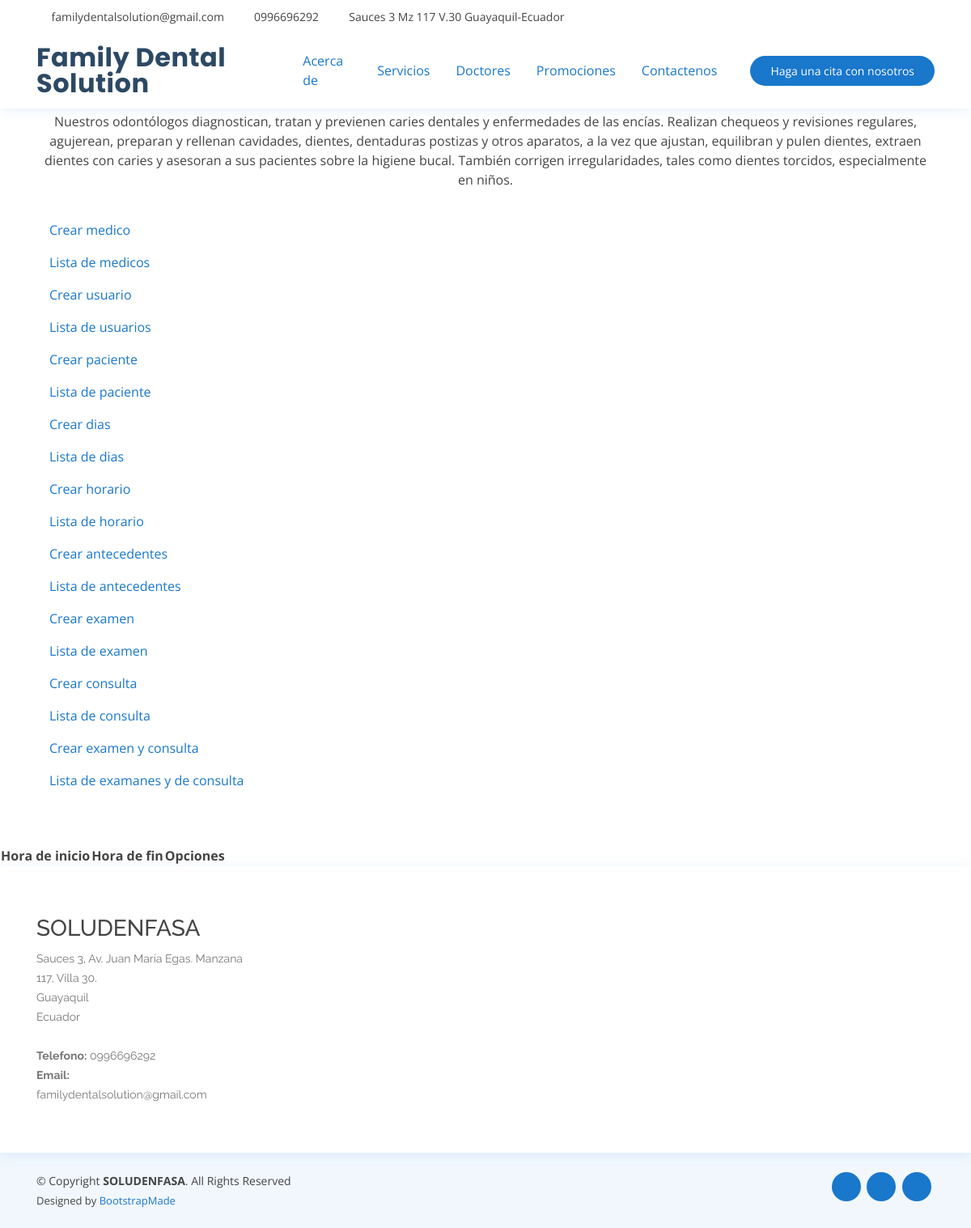
/medicos/horariodeatencion/, run on an earlier commit of the app's database.
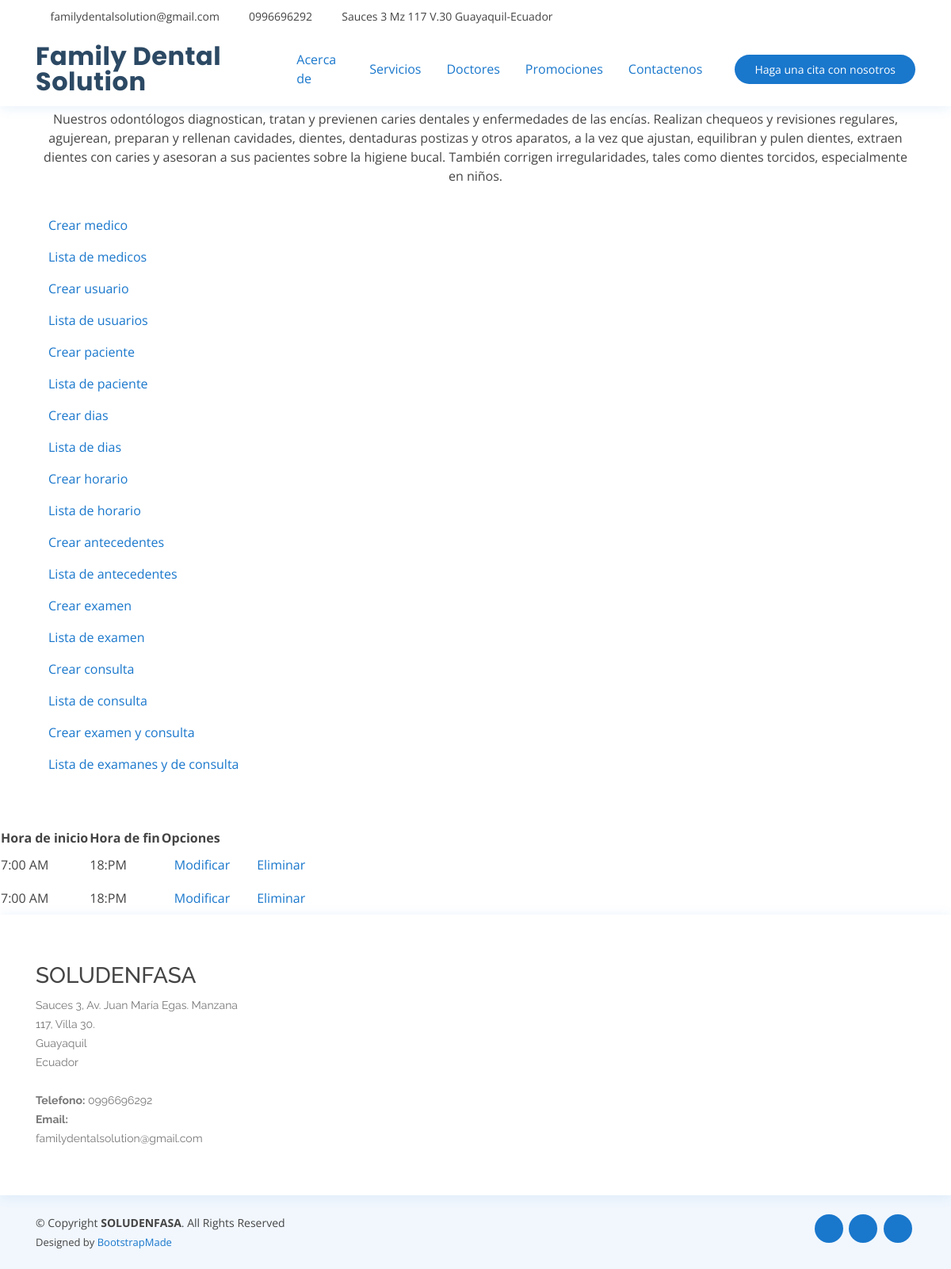
And on a later commit of the database.
### medicos/models.py (models this page shows, shortened)
class Horario_atencion(models.Model):
    hora_inicio = models.CharField(max_length=20)
    hora_fin = models.CharField(max_length=20)
    created = models.DateTimeField(auto_now_add=True)
    updated = models.DateTimeField(auto_now=True)
    class Meta:
        db_table = "tr_horario_atencion"
        verbose_name = "horario_atencion"
        verbose_name_plural = "horario_atenciones"

### medicos/views.py (the view)
# urls.py: path('horariodeatencion/', views.consultarhorariodeatencion, name="horariodeatencion"),
def consultarhorariodeatencion(request, plantilla="consultarhorariodeatencion.html"):
    horario_atencion = Horario_atencion.objects.all()
    data = {
        'horariodeatencion':horario_atencion
    }
    return render(request, plantilla, data)

### medicos/templates/consultarhorariodeatencion.html
{% extends "crearhorariodeatencion.html" %}
{% load static %}
{% block content %}
    <table>
        <tr>
            <th>Hora de inicio</th>
            <th>Hora de fin</th>
            <th>Opciones</th>
        </tr>
        {% for p in horariodeatencion %}
        <tr>
            <td>{{ p.hora_inicio }}</td>
            <td>{{ p.hora_fin }}</td>
            <td><a class="nav-link" href="{% url 'modificarhorariodeatencion' p.id %}">Modificar</a></td>
            <td><a class="nav-link" href="{% url 'eliminarhorariodeatencion' p.id %}">Eliminar</a></td>
        </tr>
         {% endfor %}
    </table>
  {% endblock %}

What changed in the data, as far as the page shows it:
added Horario_atencion: hora_inicio "7:00 AM", hora_fin "18:PM"
added Horario_atencion: hora_inicio "7:00 AM", hora_fin "18:PM"
